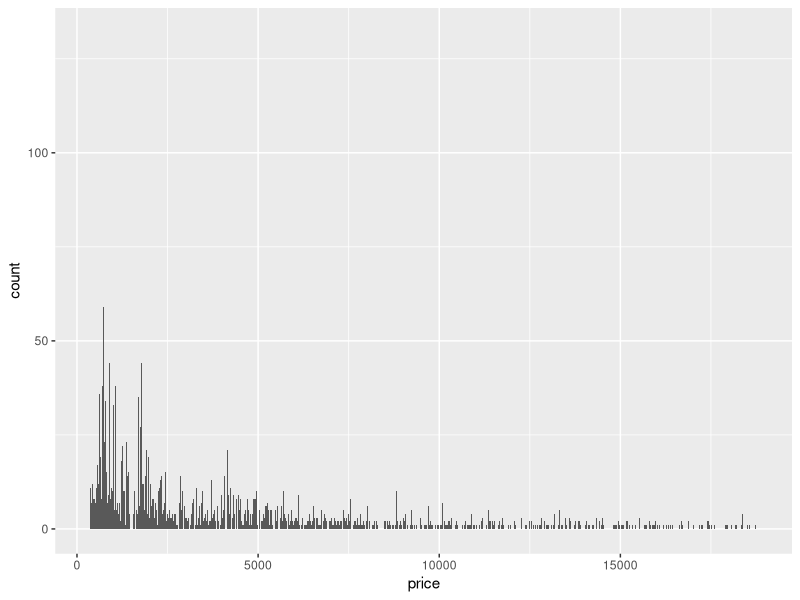
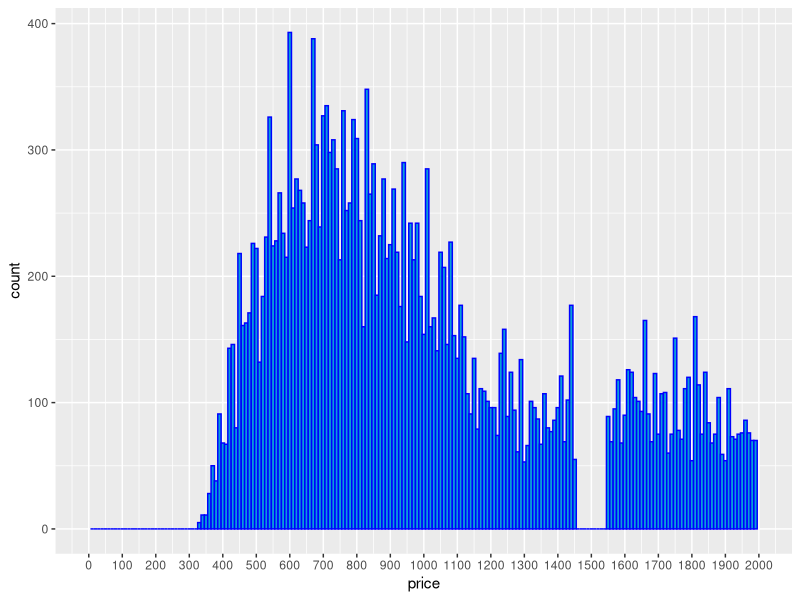
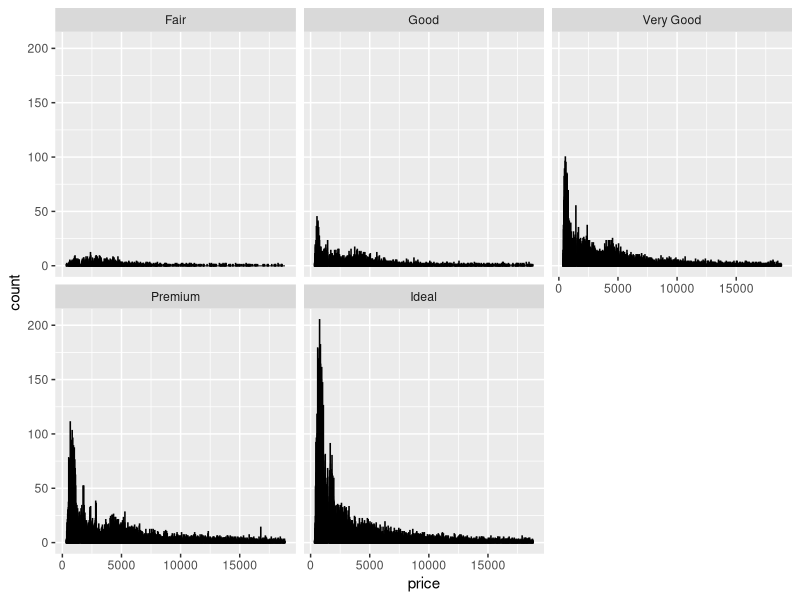
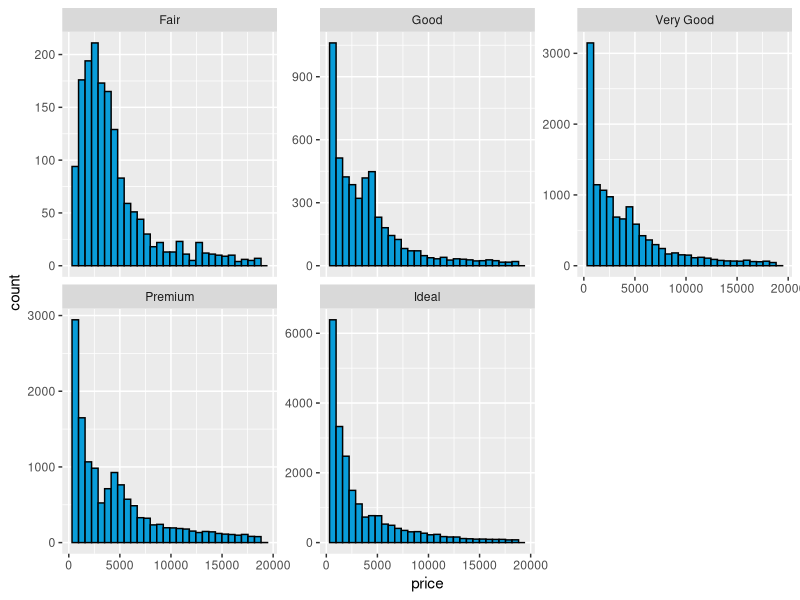
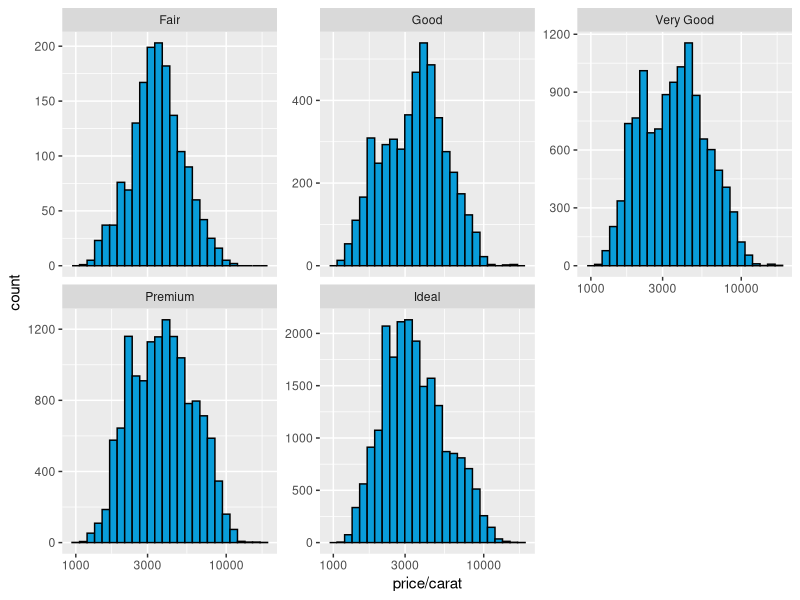
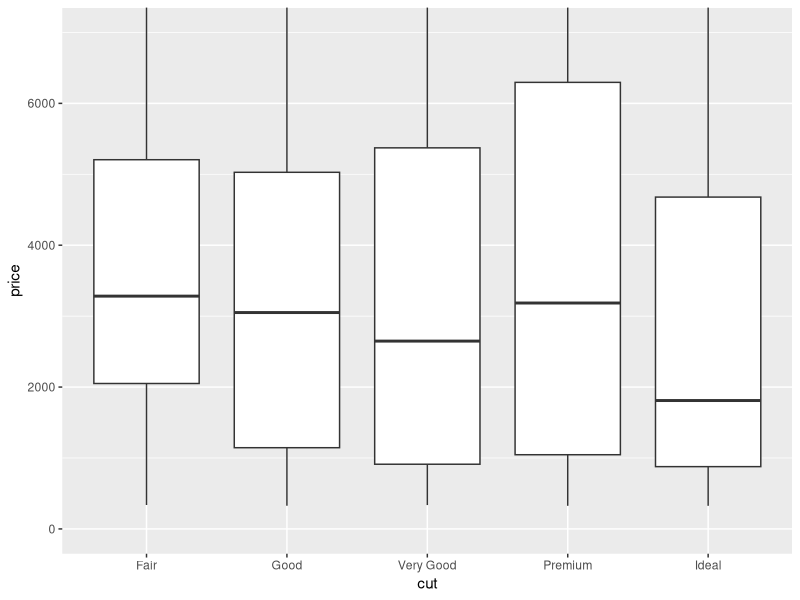
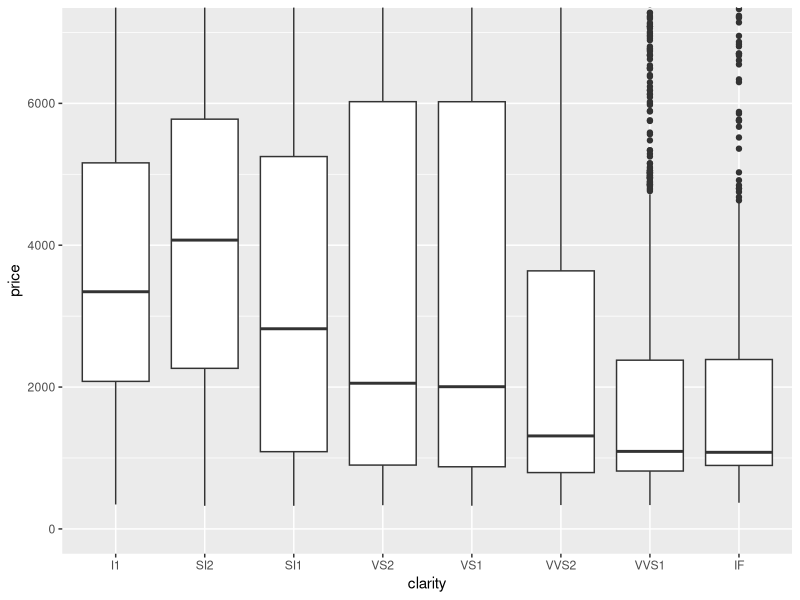
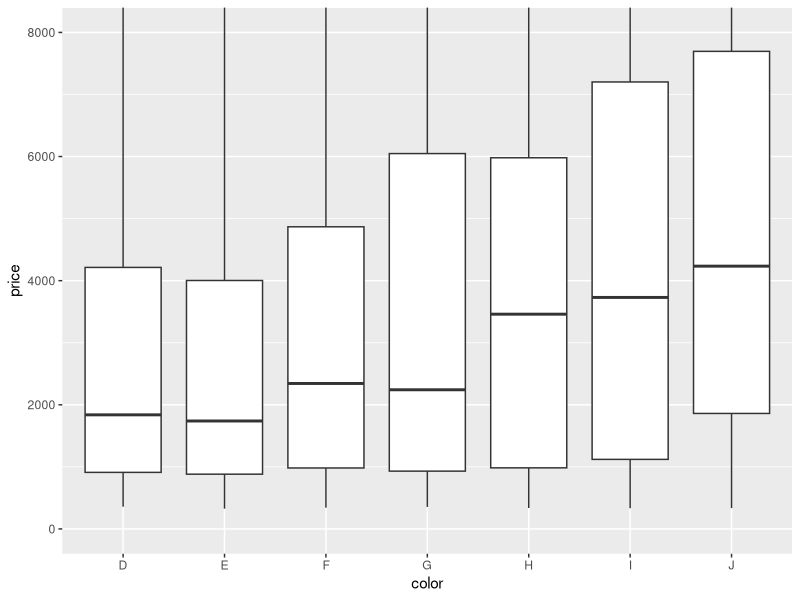

Recreate these plots in R, in order.
## ---- chunk 1
knitr::opts_chunk$set(echo = TRUE)
## ---- chunk 2
library(ggplot2)
library(dplyr)
## ---- chunk 3

data(diamonds)
str(diamonds
        )
## ---- chunk 4

  ggplot(aes(x = price), data = diamonds) + 
  geom_histogram(binwidth = 1)

ggplot(aes(x = price), data = diamonds) + 
  geom_histogram(binwidth = 10, color = 'blue', fill = '#099DD9') +
  scale_x_continuous(breaks = seq(0,2000,100) , limits = c(0,2000))

ggplot(aes(x = price), data = diamonds) + 
  geom_histogram(binwidth = 10,color = 'black', fill = '#099DD9') +
  scale_x_continuous() +
  facet_wrap(~cut)

ggplot(aes(x = price), data = diamonds) + 
  geom_histogram(color = 'black', fill = '#099DD9') +
  scale_x_continuous() +
  facet_wrap(~cut , scales = "free_y")

ggplot(aes(x = price/carat), data = diamonds) + 
  geom_histogram(binwidth = 0.05,color = 'black', fill = '#099DD9') +
  scale_x_log10() +
  facet_wrap(~cut , scales = "free_y")

ggplot(aes(x = cut, y = price), data = subset(diamonds, !is.na(cut))) +
  geom_boxplot() + 
  coord_cartesian(ylim = c(0,7000))

ggplot(aes(x = clarity, y = price), data = subset(diamonds, !is.na(clarity))) +
  geom_boxplot() + 
  coord_cartesian(ylim = c(0,7000))

ggplot(aes(x = color, y = price), data = subset(diamonds, !is.na(color))) +
  geom_boxplot() + 
  coord_cartesian(ylim = c(0,8000))

ggplot(aes(x = color, y = price/carat), data = subset(diamonds, !is.na(color))) +
  geom_boxplot() + 
  coord_cartesian(ylim = c(0,6000))


ggplot(aes(x = carat) ,data = subset(diamonds)) +
  geom_freqpoly(aes(color = carat),binwidth = 0.1) + 
  scale_x_continuous(breaks = seq(0, 5, 0.2)) +
  scale_y_continuous(breaks = seq(0, 10000, 1000)) +
  xlab('Carat Size') + 
  ylab('Number of diamonds with that carat size')

